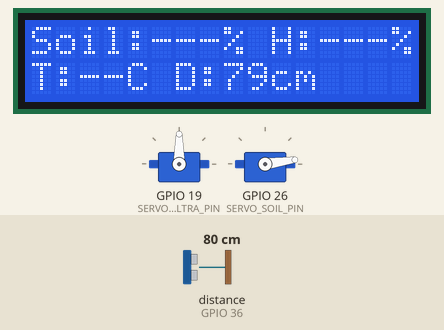
The sketch below on a simulated ESP32. Parts: 16×2 character LCD, 2 × servo. Wiring (inferred from the names in the program): ultrasonic range finder: trigger GPIO 4; echo GPIO 36. The inputs (shaded band) are chosen by the test bench; at power-on: distance to the obstacle (sensor on GPIO 36) 80 cm (analog values on the 0–4095 scale). The echo pulse lasts 58.3 µs per cm; WiFi joins after 1.5 s; servers stay silent unless stated; uploads are accepted with an empty reply; what the sketch prints to the serial monitor is not drawn.

Above: at 2.9 s.
3.0 s: distance to the obstacle (sensor on GPIO 36) set to 22 cm
At 3.6 s:
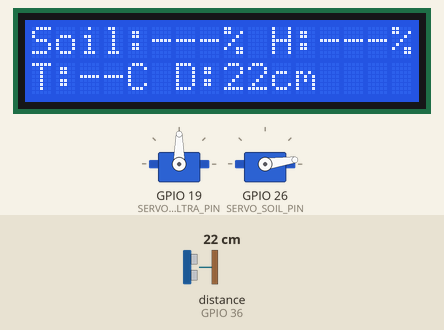
4.7 s: distance to the obstacle (sensor on GPIO 36) set to 18 cm
At 7.6 s:
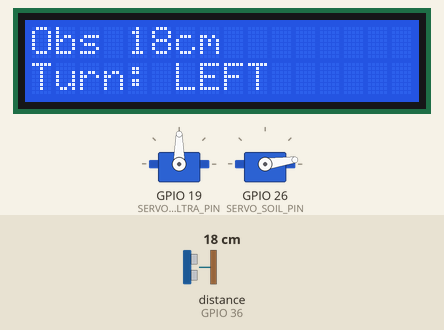
7.7 s: distance to the obstacle (sensor on GPIO 36) set to 2 cm
At 9.53 s:
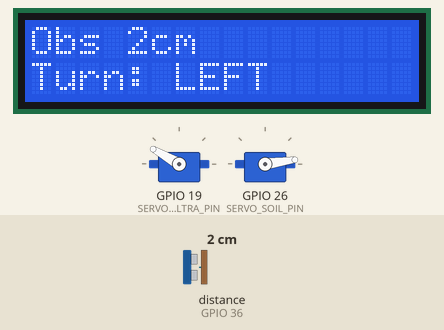
Timing chart, 0 to 16.7 s (numbered marks = the images above; inputs shaded):
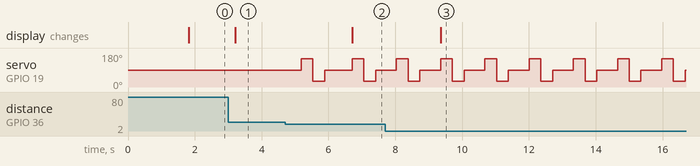

Measured:
- the behaviour switches between 21 and 20 cm on distance to the obstacle (sensor on GPIO 36) (found by bisection; images 1 and 2)
- after the input at 3.0 s, the display: changes after 0.21 s (image 1)
- after the input at 4.7 s, servo on GPIO 19 (SERVO_ULTRA_PIN): 90° → 150° after 0.48 s, → 30° 0.35 s later, → 90° 0.35 s later, → 150° 0.82 s later, … (6 changes in this stretch); the display: changes after 2.0 s (image 2)
- after the input at 7.7 s, the display: changes after 1.7 s (image 3)

The sketch:

ESP32_Sensor_Controller_B.ino
```cpp
/*
  ESP32 Sensor/Controller (ESP B):
  - Ultrasonic: TRIG 4, ECHO 36
  - Servo for ultrasonic scan: GPIO 19
  - Soil moisture sensor (ADC): GPIO 27
  - Servo for soil probe: GPIO 26 (ONLY moves when MAIN is STOPPED)
  - DHT11: GPIO 18 (ONLY reads when MAIN is STOPPED)
  - I2C LCD: SDA 21, SCL 22 (16x2)

  Firebase RTDB REST:
  - /robot.json               (sensor values)
  - /control/cmd.json         ("STOP"/"GO")   written by this ESP
  - /control/window.json      ("RUN"/"PAUSE") read by this ESP, written by MAIN; this ESP sets RUN after upload
  - /control/status.json      ("RUNNING"/"STOPPED") read by this ESP (written by MAIN)
*/

// Include Wire library for I2C communication (used by LCD)
#include <Wire.h>
// Include LCD library for I2C-based 16x2 character display
#include <LiquidCrystal_I2C.h>
// Include DHT sensor library for temperature and humidity readings
#include <DHT.h>
// Include ESP32 servo library for controlling servo motors
#include <ESP32Servo.h>

// Include WiFi library for network connectivity
#include <WiFi.h>
// Include HTTP client library for REST API calls to Firebase
#include <HTTPClient.h>
// Include secure WiFi client for HTTPS connections
#include <WiFiClientSecure.h>

// ============ WIFI ============
// WiFi network name (SSID) to connect to
const char* WIFI_SSID = "Isra";
// WiFi password for authentication
const char* WIFI_PASS = "12345678";

// ============ FIREBASE RTDB ============
// Base URL for Firebase Realtime Database REST API
const char* FIREBASE_BASE =
  "https://agropatrol-3-default-rtdb.asia-southeast1.firebasedatabase.app";

// Firebase path for robot sensor data (distance, soil, humidity, temp)
const char* ROBOT_NODE  = "/robot.json";

// Control nodes
// Firebase path for obstacle command (STOP/GO) written by this ESP
const char* CMD_NODE     = "/control/cmd.json";
// Firebase path for operation window (RUN/PAUSE) - controls when to read sensors
const char* WINDOW_NODE  = "/control/window.json";
// Firebase path for main robot status (RUNNING/STOPPED)
const char* STATUS_NODE  = "/control/status.json";
// Firebase path for stop reason description
const char* REASON_NODE  = "/control/reason.json";
// Firebase path for obstacle distance in centimeters
const char* OBST_NODE    = "/control/obstacleCm.json";

// Firebase authentication token (empty if database rules allow public access)
const char* FIREBASE_AUTH = ""; // keep empty if rules are open

// Upload intervals
// Interval for optional heartbeat sensor data upload (30 seconds)
const unsigned long FIREBASE_INTERVAL_MS = 30000;  // optional heartbeat upload
// Interval for checking and updating obstacle control commands (800ms)
const unsigned long CONTROL_INTERVAL_MS  = 800;

// ============ PINS ============
// GPIO pin for ultrasonic sensor trigger signal
#define TRIG_PIN  4
// GPIO pin for ultrasonic sensor echo signal
#define ECHO_PIN  36

// GPIO pin for servo that rotates ultrasonic sensor for scanning
#define SERVO_ULTRA_PIN 19
// GPIO pin for servo that moves soil moisture probe up/down
#define SERVO_SOIL_PIN  26

// GPIO pin for soil moisture sensor analog input
#define SOIL_PIN 27
// GPIO pin for DHT11 temperature/humidity sensor
#define DHT_PIN  18

// ============ DHT ============
// Define DHT sensor type as DHT11
#define DHTTYPE DHT11
// Create DHT sensor object with pin and type
DHT dht(DHT_PIN, DHTTYPE);

// ============ LCD ============
// Try 0x3F if your LCD doesn't show anything
// Create LCD object with I2C address 0x27, 16 columns, 2 rows
LiquidCrystal_I2C lcd(0x27, 16, 2);

// ============ SERVOS ============
// Create servo object for ultrasonic sensor scanning
Servo ultraServo;
// Create servo object for soil probe positioning
Servo soilServo;

// ============ SETTINGS ============
// Distance threshold in cm below which robot should STOP
const int OBSTACLE_CM = 20;
// Distance threshold in cm above which robot can GO (creates hysteresis)
const int OBSTACLE_CLEAR_CM = 28;

// Ultrasonic scan servo angles (change if needed)
// Center position angle for ultrasonic servo (facing forward)
const int SERVO_CENTER = 90;
// Left scan position angle for ultrasonic servo
const int SERVO_LEFT   = 150;
// Right scan position angle for ultrasonic servo
const int SERVO_RIGHT  = 30;

// Soil servo angles (adjust for your mechanism)
// Angle when soil probe is raised up (not measuring)
const int SOIL_UP_ANGLE   = 8;
// Angle when soil probe is lowered down (measuring soil)
const int SOIL_DOWN_ANGLE = 90;

// Soil timing (only used during STOPPED read)
// Time in milliseconds to wait after lowering probe for reading to stabilize
const unsigned long SOIL_SETTLE_MS   = 600;

// Soil calibration (must calibrate)
// ADC value when soil is completely dry (maximum resistance)
int SOIL_DRY = 3200;
// ADC value when soil is completely wet (minimum resistance)
int SOIL_WET = 1300;

// ============ STATE ============
// Timestamp of last ultrasonic distance scan
unsigned long lastScan = 0;
// Timestamp of last LCD display update
unsigned long lastLCD = 0;
// Timestamp of last Firebase sensor data upload
unsigned long lastFB = 0;
// Timestamp of last control command update
unsigned long lastControl = 0;
// Timestamp of last pause/window status check
unsigned long lastPauseCheck = 0;

// Timestamp until which obstacle warning should be displayed on LCD
unsigned long obstacleScreenUntil = 0;
// Text showing last turn direction decision (LEFT/RIGHT)
String lastTurnText = "----";

// Current measured distance in centimeters (-1 means no reading)
int distanceCm = -1;
// Current soil moisture percentage (0-100%, -1 means not yet read)
int soilPercent = -1;
// Current humidity percentage (NAN means not yet read)
float humidity = NAN;
// Current temperature in Celsius (NAN means not yet read)
float temperature = NAN;

// Secure WiFi client object for HTTPS connections to Firebase
WiFiClientSecure secureClient;
// Last command sent to Firebase to avoid redundant writes
String lastCmdSent = "";

// ============ HELPERS ============
// Build complete Firebase URL by combining base URL with node path and optional auth
String makeUrl(const char* node){
  // Start with base Firebase URL
  String url = String(FIREBASE_BASE) + String(node);
  // If authentication token is provided, append it as query parameter
  if (strlen(FIREBASE_AUTH) > 0) {
    url += "?auth=";
    url += FIREBASE_AUTH;
  }
  // Return complete URL
  return url;
}

// Remove surrounding quotes from Firebase JSON string responses
String stripQuotes(String s){
  // Remove leading/trailing whitespace
  s.trim();
  // If string starts and ends with quotes and is at least 2 chars long
  if (s.startsWith("\"") && s.endsWith("\"") && s.length() >= 2) {
    // Extract substring without first and last character (the quotes)
    s = s.substring(1, s.length()-1);
  }
  // Return cleaned string
  return s;
}

// ============ WIFI RECONNECT ============
// Ensure WiFi connection is active, reconnect if disconnected
void ensureWiFi() {
  // If WiFi is already connected, nothing to do
  if (WiFi.status() == WL_CONNECTED) return;

  // Log that WiFi was lost
  Serial.println("WiFi lost -> reconnecting...");
  // Disconnect completely to reset state
  WiFi.disconnect(true);
  // Begin new connection attempt with credentials
  WiFi.begin(WIFI_SSID, WIFI_PASS);

  // Record start time for timeout
  unsigned long start = millis();
  // Wait for connection up to 15 seconds
  while (WiFi.status() != WL_CONNECTED && millis() - start < 15000) {
    // Wait 300ms between checks
    delay(300);
    // Print progress indicator
    Serial.print(".");
  }
  // Print newline after dots
  Serial.println();

  // Check if reconnection succeeded
  if (WiFi.status() == WL_CONNECTED) {
    // Log successful reconnection
    Serial.print("WiFi back. IP: ");
    // Print assigned IP address
    Serial.println(WiFi.localIP());
  } else {
    // Log failed reconnection
    Serial.println("WiFi reconnect FAILED");
  }
}

// ============ FIREBASE REST (DEBUG) ============
// Perform HTTP GET request to Firebase and return string value
String firebaseGET_String(const char* node){
  // If WiFi is not connected, return empty string
  if (WiFi.status() != WL_CONNECTED) return "";
  // Build complete URL for this node
  String url = makeUrl(node);

  // Create HTTP client object
  HTTPClient http;
  // Set request timeout to 8 seconds
  http.setTimeout(8000);

  // Initialize HTTP connection with secure client and URL
  if (!http.begin(secureClient, url)) {
    // Log error if connection initialization fails
    Serial.println("GET begin failed");
    // Return empty string
    return "";
  }

  // Perform GET request and get response code
  int code = http.GET();
  // Get response body as string
  String body = http.getString();
  // Close connection and free resources
  http.end();

  // Remove quotes from JSON string value and return
  return stripQuotes(body);
}

// Perform HTTP PUT request to Firebase with JSON payload
bool firebasePUT_JSON(const char* node, const String& jsonPayload){
  // If WiFi is not connected, fail immediately
  if (WiFi.status() != WL_CONNECTED) return false;
  // Build complete URL for this node
  String url = makeUrl(node);

  // Create HTTP client object
  HTTPClient http;
  // Set request timeout to 8 seconds
  http.setTimeout(8000);

  // Initialize HTTP connection with secure client and URL
  if (!http.begin(secureClient, url)) {
    // Log error if connection initialization fails
    Serial.println("PUT begin failed");
    // Return failure
    return false;
  }

  // Set content type header to JSON
  http.addHeader("Content-Type", "application/json");

  // Perform PUT request with JSON payload and get response code
  int code = http.PUT(jsonPayload);
  // Get response body (for error logging)
  String resp = http.getString();
  // Close connection and free resources
  http.end();

  // Log the PUT operation details
  Serial.print("PUT ");
  Serial.print(node);
  Serial.print(" code=");
  Serial.println(code);

  // If response code indicates error (not 2xx)
  if (code < 200 || code >= 300) {
    // Log error response
    Serial.print("PUT resp: ");
    Serial.println(resp);
  }

  // Return true if status code is 2xx (success)
  return (code >= 200 && code < 300);
}

// Perform HTTP PUT request to Firebase with string value (wraps in JSON quotes)
bool firebasePUT_String(const char* node, const String& value){
  // Wrap string in quotes to make valid JSON and call JSON PUT
  return firebasePUT_JSON(node, "\"" + value + "\"");
}

// Perform HTTP PUT request to Firebase with integer value
bool firebasePUT_Int(const char* node, int value){
  // Convert int to string (JSON number) and call JSON PUT
  return firebasePUT_JSON(node, String(value));
}

// ============ SENSORS ============
// Read distance from ultrasonic sensor in centimeters
int readUltrasonicCM() {
  // Ensure trigger pin is low initially
  digitalWrite(TRIG_PIN, LOW); delayMicroseconds(2);
  // Send 10 microsecond pulse on trigger pin
  digitalWrite(TRIG_PIN, HIGH); delayMicroseconds(10);
  // Return trigger pin to low
  digitalWrite(TRIG_PIN, LOW);

  // Measure echo pulse duration (timeout after 30ms)
  unsigned long d = pulseIn(ECHO_PIN, HIGH, 30000UL);
  // If no echo received (timeout), return -1 for invalid reading
  if (d == 0) return -1;
  // Convert duration to distance: duration * speed of sound / 2
  return (int)(d * 0.0343 / 2.0);
}

// Convert soil moisture ADC value to percentage (0% dry, 100% wet)
int soilToPercent(int adc) {
  // Constrain ADC reading to calibrated range
  adc = constrain(adc, SOIL_WET, SOIL_DRY);
  // Map ADC range to 0-100% (DRY=0%, WET=100%)
  return constrain(map(adc, SOIL_DRY, SOIL_WET, 0, 100), 0, 100);
}

// Scan left and right with ultrasonic to determine best turn direction
int scanForBestDirection() {
  // Move servo to left position
  ultraServo.write(SERVO_LEFT);
  // Wait for servo to reach position
  delay(350);
  // Read distance on left side
  int left = readUltrasonicCM();

  // Move servo to right position
  ultraServo.write(SERVO_RIGHT);
  // Wait for servo to reach position
  delay(350);
  // Read distance on right side
  int right = readUltrasonicCM();

  // Return servo to center position
  ultraServo.write(SERVO_CENTER);
  // Wait for servo to settle
  delay(200);

  // If left reading invalid, assume very far (999cm)
  if (left < 0) left = 999;
  // If right reading invalid, assume very far (999cm)
  if (right < 0) right = 999;

  // Return 1 if left is clearer (>=), 2 if right is clearer
  return (left >= right) ? 1 : 2;
}

// obstacle command update (STOP/GO)
// Update Firebase command based on obstacle distance with hysteresis
void updateCmdForMain(){
  // If distance reading is invalid, do nothing
  if (distanceCm <= 0) return;

  // Variable to hold command to send
  String cmdToSend;
  // If obstacle is closer than threshold, send STOP
  if (distanceCm <= OBSTACLE_CM) cmdToSend = "STOP";
  // If obstacle is farther than clear threshold, send GO
  else if (distanceCm >= OBSTACLE_CLEAR_CM) cmdToSend = "GO";
  // If in hysteresis zone (between thresholds), don't change command
  else return;

  // If command hasn't changed from last sent, avoid redundant write
  if (cmdToSend == lastCmdSent) return;

  // Send command to Firebase
  bool ok = firebasePUT_String(CMD_NODE, cmdToSend);
  // Also update obstacle distance value
  firebasePUT_Int(OBST_NODE, distanceCm);
  // Update reason for stop/go
  firebasePUT_String(REASON_NODE, (cmdToSend == "STOP") ? "Obstacle" : "Clear");

  // If upload succeeded, update last sent command
  if (ok) lastCmdSent = cmdToSend;
}

// Force soil read now (ONLY called when MAIN STOPPED)
// Perform soil moisture reading by lowering probe, reading, and raising
void readSoilNow(){
  // Move servo to lower probe into soil
  soilServo.write(SOIL_DOWN_ANGLE);
  // Wait for probe to settle in soil
  delay(SOIL_SETTLE_MS);

  // Read analog value from soil moisture sensor
  int soilADC = analogRead(SOIL_PIN);
  // Convert ADC value to percentage
  soilPercent = soilToPercent(soilADC);

  // Raise probe back up
  soilServo.write(SOIL_UP_ANGLE);

  // Log raw ADC value
  Serial.print("Soil ADC: ");
  Serial.print(soilADC);
  Serial.print("  Soil%: ");
  // Log calculated percentage
  Serial.println(soilPercent);
}

// Upload sensor JSON
// Build and upload complete sensor data JSON object to Firebase
void uploadRobotJson(){
  // Start building JSON object
  String json = "{";
  // Add distance field
  json += "\"distanceCm\":" + String(distanceCm) + ",";
  // Add soil moisture percentage field
  json += "\"soilPercent\":" + String(soilPercent) + ",";
  // Add humidity field (null if not available)
  json += "\"humidity\":" + (isnan(humidity) ? "null" : String(humidity, 1)) + ",";
  // Add temperature field (null if not available)
  json += "\"temperature\":" + (isnan(temperature) ? "null" : String(temperature, 1)) + ",";
  // Add timestamp in milliseconds since boot
  json += "\"updatedAtMs\":" + String(millis());
  // Close JSON object
  json += "}";

  // Upload JSON to Firebase
  bool ok = firebasePUT_JSON(ROBOT_NODE, json);
  // Log result
  Serial.println(ok ? "robot.json OK" : "robot.json FAIL");
}

// ONLY when MAIN is STOPPED + PAUSE
// Perform sensor readings that require robot to be stopped
void doPausedSensorWork(){
  // Log that we're doing stopped sensor work
  Serial.println("MAIN STOPPED -> reading soil + DHT now...");

  // Read soil moisture (requires probe movement)
  readSoilNow();

  // Read humidity from DHT sensor
  humidity = dht.readHumidity();
  // Read temperature from DHT sensor
  temperature = dht.readTemperature();

  // Upload all sensor data to Firebase
  uploadRobotJson();

  // restart MAIN
  // Set window to RUN to allow main robot to continue
  firebasePUT_String(WINDOW_NODE, "RUN");
  // Log that we're resuming main robot
  Serial.println("STOPPED work done -> WINDOW=RUN");
}

// ============ SETUP ============
// Initialize hardware, WiFi, and Firebase on startup
void setup() {
  // Initialize serial communication at 115200 baud
  Serial.begin(115200);

  // Configure trigger pin as output
  pinMode(TRIG_PIN, OUTPUT);
  // Configure echo pin as input
  pinMode(ECHO_PIN, INPUT);

  // Initialize I2C with SDA=21, SCL=22
  Wire.begin(21, 22);
  // Initialize LCD display
  lcd.init();
  // Turn on LCD backlight
  lcd.backlight();
  // Clear LCD screen
  lcd.clear();
  // Display startup message
  lcd.print("Starting...");

  // Initialize DHT sensor
  dht.begin();

  // Set servo PWM frequency to 50Hz
  ultraServo.setPeriodHertz(50);
  // Attach ultrasonic servo with pulse width range 500-2400us
  ultraServo.attach(SERVO_ULTRA_PIN, 500, 2400);
  // Move ultrasonic servo to center position
  ultraServo.write(SERVO_CENTER);

  // Set servo PWM frequency to 50Hz
  soilServo.setPeriodHertz(50);
  // Attach soil servo with pulse width range 500-2400us
  soilServo.attach(SERVO_SOIL_PIN, 500, 2400);
  // Move soil probe to up position
  soilServo.write(SOIL_UP_ANGLE);

  // Set ADC resolution to 12 bits (0-4095 range)
  analogReadResolution(12);

  // Set WiFi mode to station (client)
  WiFi.mode(WIFI_STA);
  // Begin WiFi connection
  WiFi.begin(WIFI_SSID, WIFI_PASS);

  // Record start time for connection timeout
  unsigned long start = millis();
  // Wait up to 20 seconds for WiFi connection
  while (WiFi.status() != WL_CONNECTED && millis() - start < 20000) {
    // Wait 300ms between checks
    delay(300);
  }

  // Disable SSL certificate validation (insecure but simpler for Firebase)
  secureClient.setInsecure();

  // init defaults
  // Initialize Firebase command to GO (robot can start)
  firebasePUT_String(CMD_NODE, "GO");
  // Remember last sent command
  lastCmdSent = "GO";

  // Initialize timing variables to current time
  lastFB = millis();
  lastControl = millis();
  lastPauseCheck = millis();

  // Clear LCD after initialization
  lcd.clear();
}

// ============ LOOP ============
// Main program loop - runs continuously
void loop() {
  // Ensure WiFi connection is active
  ensureWiFi();
  // Get current time in milliseconds
  unsigned long now = millis();

  // Ultrasonic distance read
  // If 250ms have passed since last scan
  if (now - lastScan >= 250) {
    // Update last scan timestamp
    lastScan = now;
    // Read current distance from ultrasonic sensor
    distanceCm = readUltrasonicCM();

    // If valid reading and obstacle detected
    if (distanceCm > 0 && distanceCm < OBSTACLE_CM) {
      // Scan left and right to determine best turn direction
      int dir = scanForBestDirection();
      // Update turn text based on direction (1=LEFT, 2=RIGHT)
      lastTurnText = (dir == 1) ? "LEFT " : "RIGHT";
      // Show obstacle screen for next 1.2 seconds
      obstacleScreenUntil = now + 1200;
    }
  }

  // obstacle cmd update (STOP/GO)
  // If control interval has elapsed
  if (now - lastControl >= CONTROL_INTERVAL_MS) {
    // Update timestamp
    lastControl = now;
    // Update Firebase command based on current distance
    updateCmdForMain();
  }

  // OPTIONAL: periodic upload (distance only if you want)
  // If periodic upload interval has elapsed
  if (now - lastFB >= FIREBASE_INTERVAL_MS) {
    // Update timestamp
    lastFB = now;
    // only upload current distance (soil/DHT unchanged until STOPPED)
    // Upload current sensor data (mainly distance)
    uploadRobotJson();
  }

  // pause check (this is where soil + DHT read happens)
  // If 1 second has passed since last pause check
  if (now - lastPauseCheck >= 1000) {
    // Update timestamp
    lastPauseCheck = now;

    // Read current window state from Firebase
    String window = firebaseGET_String(WINDOW_NODE);
    // Read current robot status from Firebase
    String status = firebaseGET_String(STATUS_NODE);

    // If window is PAUSE and main robot is STOPPED
    if (window == "PAUSE" && status == "STOPPED") {
      // Perform soil and DHT sensor readings
      doPausedSensorWork();
      // Wait 1.2 seconds before continuing
      delay(1200);
    }
  }

  // LCD update
  // If 700ms have passed since last LCD update
  if (now - lastLCD >= 700) {
    // Update timestamp
    lastLCD = now;

    // If we should be showing obstacle warning and have valid distance
    if (now < obstacleScreenUntil && distanceCm > 0) {
      // Clear LCD display
      lcd.clear();
      // Move cursor to start of first line
      lcd.setCursor(0, 0);
      // Print obstacle label
      lcd.print("Obs ");
      // Print distance value
      lcd.print(distanceCm);
      // Print unit
      lcd.print("cm");

      // Move cursor to start of second line
      lcd.setCursor(0, 1);
      // Print turn direction label
      lcd.print("Turn: ");
      // Print suggested turn direction
      lcd.print(lastTurnText);
      // Exit early to keep obstacle screen displayed
      return;
    }

    // Normal display mode - show all sensor readings
    // Move cursor to start of first line
    lcd.setCursor(0, 0);
    // Print soil label
    lcd.print("Soil:");
    // Print soil percentage if available, otherwise "---"
    if (soilPercent >= 0) lcd.print(soilPercent); else lcd.print("---");
    // Print humidity label
    lcd.print("% H:");
    // Print humidity value if available, otherwise "---"
    if (!isnan(humidity)) lcd.print((int)humidity); else lcd.print("---");
    // Print percentage and space
    lcd.print("% ");

    // Move cursor to start of second line
    lcd.setCursor(0, 1);
    // Print temperature label
    lcd.print("T:");
    // Print temperature value if available, otherwise "--"
    if (!isnan(temperature)) lcd.print((int)temperature); else lcd.print("--");
    // Print distance label
    lcd.print("C D:");
    // Print distance value if available, otherwise "---"
    if (distanceCm > 0) lcd.print(distanceCm); else lcd.print("---");
    // Print unit and space
    lcd.print("cm ");
  }
}
```
